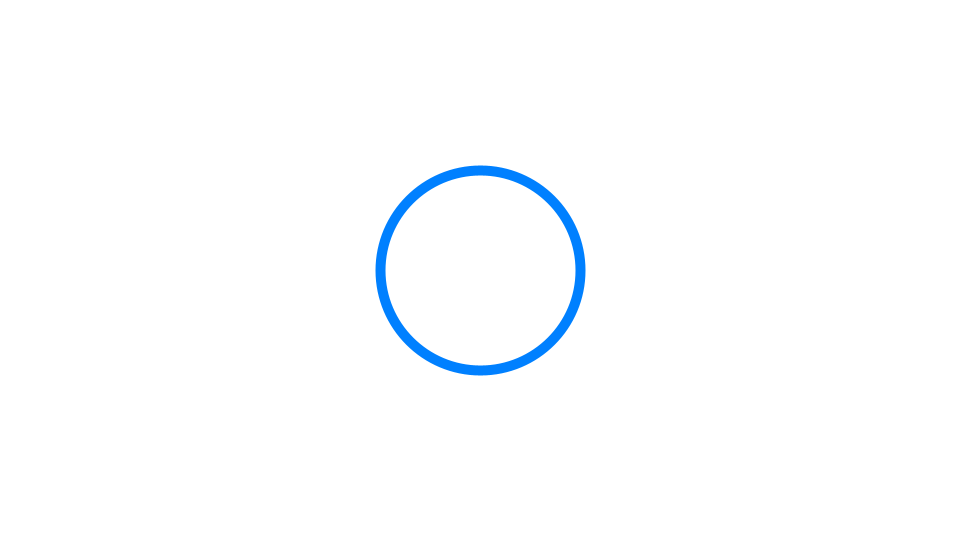
Frame 1 (no input)
Frame 60 (the mouse pressed at the canvas centre just before this capture): identical to frame 1, image omitted
Frame 120 (the mouse held since frame 60 and released just before this capture): identical to frame 1, image omitted

The Processing sketch that drew this single still picture (run headless with seeded random() and noise(); from frame 60 on, the mouse is pressed at the canvas centre):

// Processing sketch: sketch_009_strokeWeight
// ── sketch_009_strokeWeight.pde
// setup関数 : 初回1度だけ実行される
void setup(){
  size(960,540); //ウィンドウサイズを960px,540pxに
}

// draw関数 : setup関数実行後繰り返し実行される
void draw(){
  // 背景色を指定(R,G,B)
  background(255,255,255); //RGBは各0-255の数値で色を指定する
  
  // 線の色を指定
  stroke(0,128,255);
  
  // 線の太さを指定
  strokeWeight(10);
  
  // 楕円を描画
  ellipse(480,270,200,200); //x,y,幅,高さを指定
}
